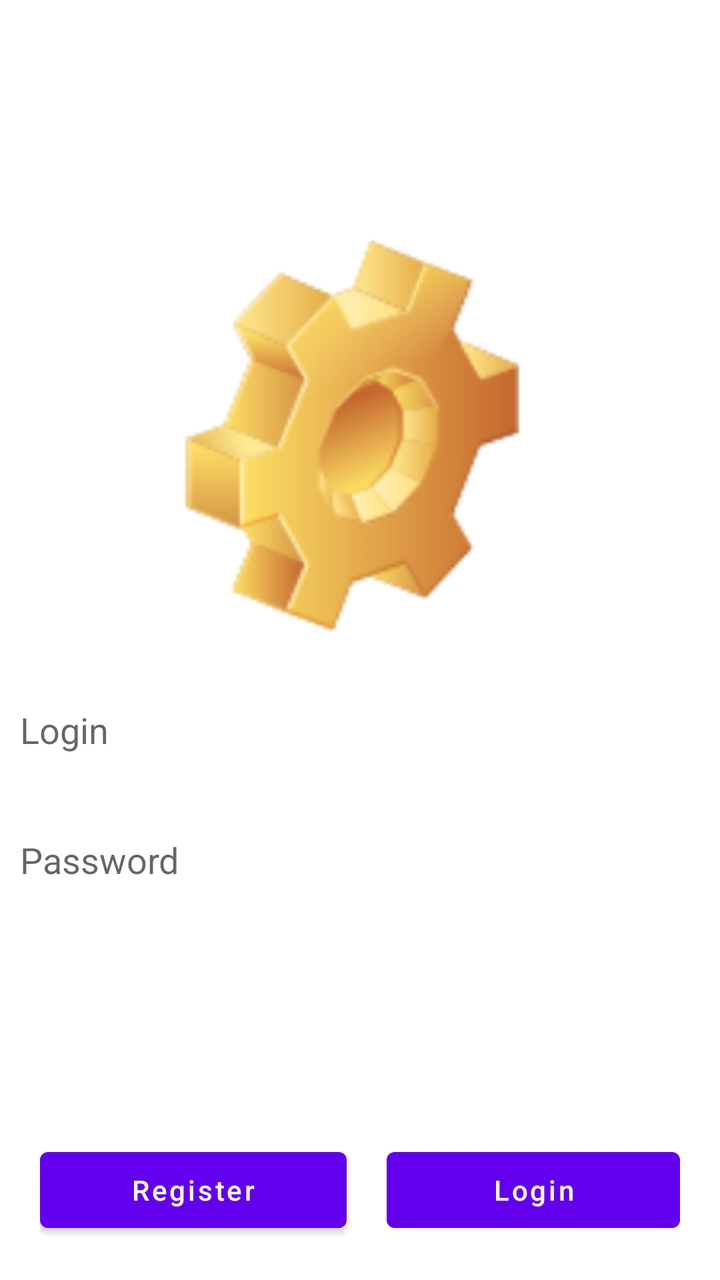
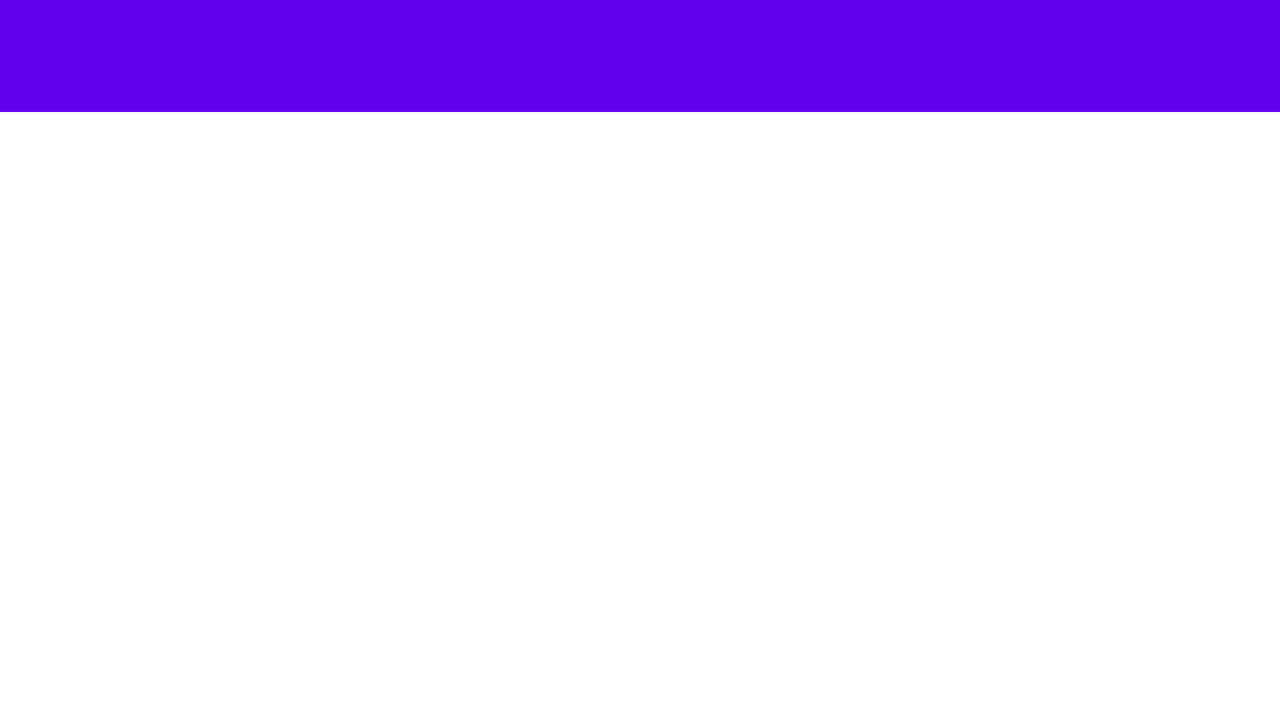

The same Android screen from two of the app's own layout files: first res/layout/ as a phone draws it, then the repository's variant for another configuration, drawn on a device whose configuration selects that folder. Both files follow.
<!-- AndroidManifest.xml: application theme Theme.EmptyProject -->
<!-- res/layout/activity_main.xml -->
<?xml version="1.0" encoding="utf-8"?>
<RelativeLayout xmlns:android="http://schemas.android.com/apk/res/android"
    xmlns:app="http://schemas.android.com/apk/res-auto"
    xmlns:tools="http://schemas.android.com/tools"
    android:layout_width="match_parent"
    android:layout_height="match_parent"
    tools:context=".MainActivity">

    <LinearLayout
        android:id="@+id/linear_layout1"
        android:layout_width="match_parent"
        android:layout_height="wrap_content"
        android:orientation="vertical"
        android:layout_alignParentTop="true">

        <ImageView
            android:id="@+id/image_view"
            android:layout_width="match_parent"
            android:layout_height="230dp"
            android:layout_marginTop="100dp"
            app:srcCompat="@drawable/image" />

        <EditText
            android:id="@+id/edit_text_person_name"
            android:layout_width="350dp"
            android:layout_height="50dp"
            android:layout_gravity="center_horizontal"
            android:layout_marginTop="10dp"
            android:layout_marginBottom="15dp"
            android:layout_weight="1"
            android:background="@drawable/rectangle"
            android:ems="10"
            android:hint="Login"
            android:inputType="textPersonName"
            android:paddingStart="5dp" />

        <EditText
            android:id="@+id/edit_text_password"
            android:layout_width="350dp"
            android:layout_height="50dp"
            android:layout_gravity="center_horizontal"
            android:layout_weight="1"
            android:background="@drawable/rectangle"
            android:ems="10"
            android:hint="Password"
            android:inputType="textPassword"
            android:paddingStart="5dp" />
    </LinearLayout>

    <LinearLayout
        android:id="@+id/linear_layout2"
        android:layout_width="match_parent"
        android:layout_height="wrap_content"
        android:orientation="horizontal"
        android:layout_alignParentBottom="true"
        android:layout_margin="20dp">

        <Button
            android:id="@+id/button_register"
            android:layout_width="wrap_content"
            android:layout_height="50dp"
            android:layout_weight="1"
            android:text="Register"
            android:layout_marginRight="20dp"
            android:textAllCaps="false"
            />

        <Button
            android:id="@+id/button_login"
            android:layout_width="wrap_content"
            android:layout_height="50dp"
            android:layout_weight="1"
            android:text="Login"
            android:textAllCaps="false"
            />
    </LinearLayout>
</RelativeLayout>
<!-- resources referenced by this layout -->
<resources>
  <!-- drawable image: png bitmap (drawable-v24, 30640 bytes) -->
  <style name="Theme.EmptyProject" parent="Theme.MaterialComponents.DayNight.DarkActionBar">
          
          <item name="colorPrimary">@color/purple_500</item>
          <item name="colorPrimaryVariant">@color/purple_700</item>
          <item name="colorOnPrimary">@color/white</item>
          
          <item name="colorSecondary">@color/teal_200</item>
          <item name="colorSecondaryVariant">@color/teal_700</item>
          <item name="colorOnSecondary">@color/black</item>
          <item name="windowActionBar">false</item>
          <item name="windowNoTitle">true</item>
          
          <item name="android:statusBarColor" tools:targetApi="l">?attr/colorPrimaryVariant</item>
          
      </style>
  <color name="purple_500">#FF6200EE</color>
  <color name="purple_700">#FF3700B3</color>
  <color name="white">#FFFFFFFF</color>
  <color name="teal_200">#FF03DAC5</color>
  <color name="teal_700">#FF018786</color>
  <color name="black">#FF000000</color>
</resources>
<!-- res/layout-land/activity_main.xml (the repository's variant of the layout above) -->
<!-- drawn on the phone turned sideways -->
<?xml version="1.0" encoding="utf-8"?>
<androidx.drawerlayout.widget.DrawerLayout xmlns:android="http://schemas.android.com/apk/res/android"
    xmlns:app="http://schemas.android.com/apk/res-auto"
    xmlns:tools="http://schemas.android.com/tools"
    android:id="@+id/drawer_layout"
    android:layout_width="match_parent"
    android:layout_height="match_parent"
    tools:context=".MainActivity">

    <FrameLayout
        android:id="@+id/layout_land"
        android:layout_width="match_parent"
        android:layout_height="match_parent">

        <androidx.appcompat.widget.Toolbar
            android:id="@+id/toolbar"
            android:layout_width="match_parent"
            android:layout_height="wrap_content"
            android:background="?attr/colorPrimary"
            android:minHeight="?attr/actionBarSize"
            android:theme="?attr/actionBarTheme" />
        <FrameLayout
            android:id="@+id/fragment_main_screen"
            android:layout_width="match_parent"
            android:layout_marginTop="60dp"
            android:layout_height="match_parent" />
        <LinearLayout
            android:layout_width="match_parent"
            android:layout_height="match_parent"
            android:orientation="horizontal"
            android:id="@+id/list_container"
            android:layout_marginTop="60dp">
            <FrameLayout
                android:id="@+id/fragment_list_container"
                android:layout_width="0dp"
                android:layout_height="match_parent"
                android:tag="files_list_container_tag"
                android:layout_weight="1"/>
            <FrameLayout
                android:id="@+id/fragment_edit_file_container"
                android:layout_width="0dp"
                android:layout_height="match_parent"
                android:layout_weight="1"/>
        </LinearLayout>
    </FrameLayout>

    <com.google.android.material.navigation.NavigationView
        android:id="@+id/navigation_view"
        android:layout_width="wrap_content"
        android:layout_height="match_parent"
        android:layout_gravity="start"
        app:menu="@menu/nav_drawer_menu" />
</androidx.drawerlayout.widget.DrawerLayout>
<!-- resources referenced by the variant -->
<!-- as the phone turned sideways resolves them -->
<resources>
  <style name="Theme.EmptyProject" parent="Theme.MaterialComponents.DayNight.DarkActionBar">
          
          <item name="colorPrimary">@color/purple_500</item>
          <item name="colorPrimaryVariant">@color/purple_700</item>
          <item name="colorOnPrimary">@color/white</item>
          
          <item name="colorSecondary">@color/teal_200</item>
          <item name="colorSecondaryVariant">@color/teal_700</item>
          <item name="colorOnSecondary">@color/black</item>
          <item name="windowActionBar">false</item>
          <item name="windowNoTitle">true</item>
          
          <item name="android:statusBarColor" tools:targetApi="l">?attr/colorPrimaryVariant</item>
          
      </style>
  <color name="purple_500">#FF6200EE</color>
  <color name="purple_700">#FF3700B3</color>
  <color name="white">#FFFFFFFF</color>
  <color name="teal_200">#FF03DAC5</color>
  <color name="teal_700">#FF018786</color>
  <color name="black">#FF000000</color>
</resources>
